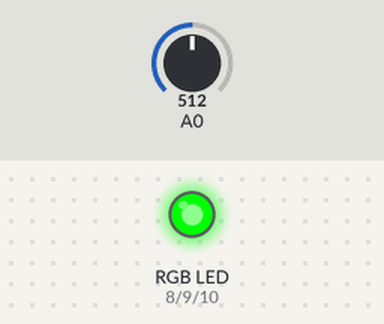
A sketch run on a simulated Arduino Uno, built with avr-gcc and run on an emulated ATmega328P. Parts: an RGB LED mixed from three pins (HIGH = lit). Inputs (shaded band) come from the test bench; at power-on: A0 = 512.

Above: at 1.2 s.
1.3 s: A0 set to 725
2.8 s: A0 set to 747
At 3.3 s:
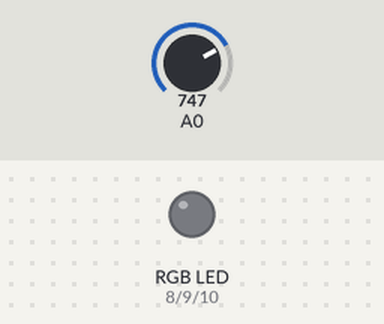
4.3 s: A0 set to 855
5.8 s: A0 set to 871
At 6.8 s:
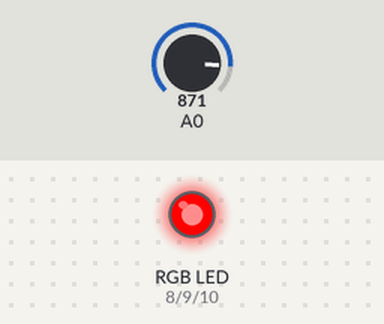
7.3 s: A0 set to 500
At 7.9 s:
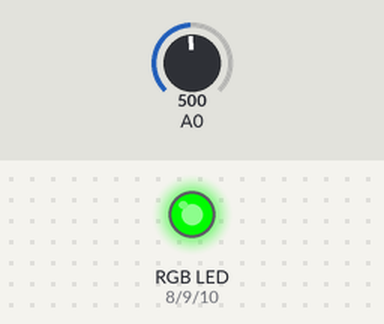
Timing chart, 0 to 9.8 s (numbered marks = the images above; inputs shaded):
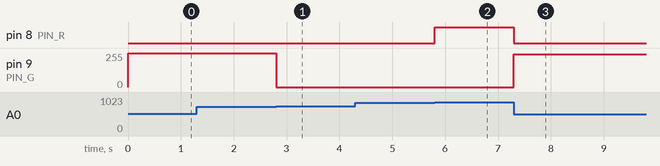

The sketch:

alt_led_color.ino
```cpp
const int PIN_R = 8;
const int PIN_G = 9;
const int PIN_B = 10;

void setup() {

  Serial.begin(9600);

  pinMode(A0, INPUT);

  pinMode(PIN_R, OUTPUT);
  pinMode(PIN_G, OUTPUT);
  pinMode(PIN_B, OUTPUT);

}

void alt_color(int x, int y, int z) {

  analogWrite(PIN_R, x);
  analogWrite(PIN_G, y);
  analogWrite(PIN_B, z);

}

void loop() {

  int val = analogRead(A0);

  if (val <= 255)
    alt_color(0, 0, val);
  else if (val > 255 and val <= 510)
    alt_color(0, val - 255, 0);
  else if (val > 510 and val <= 735)
    alt_color(0, 255, 0);
  else
    alt_color(val - 735, 0, 0);

}
```

Measured:
- the behaviour switches between 735 and 736 on A0 (found by bisection; images 0 and 1)
- the behaviour switches between 862 and 863 on A0 (found by bisection; images 1 and 2)
- after the input at 1.3 s, every drawn part: stays the same
- after the input at 2.8 s, pin 9 (PIN_G): 255/255 → 0/255 at once
- after the input at 4.3 s, every drawn part: stays the same
- after the input at 5.8 s, pin 8 (PIN_R): LOW → HIGH at once
- after the input at 7.3 s, pin 8 (PIN_R): HIGH → LOW at once; pin 9 (PIN_G): 0/255 → 245/255 at once
